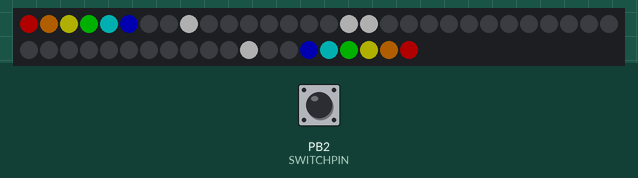
Simulated run of this sketch. Board: ATtiny85, built with avr-gcc and run on an emulated ATtiny85. Parts: 50 RGB LEDs in strip order, left to right, continuing on the next row. The inputs (shaded band) are chosen by the test bench; at power-on: PB2 (SWITCHPIN) HIGH. Dim RGB values are drawn brighter than linear; random numbers use the default seed unless the sketch sets one.

Above: at 1.27 s.
1.3 s: PB2 (SWITCHPIN) pulled LOW for 0.15 s
At 2.1 s:
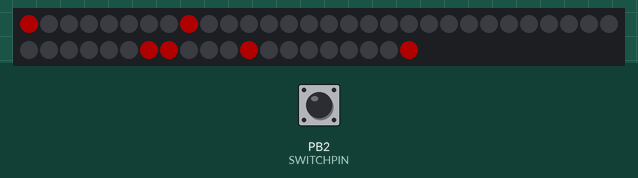
3.0 s: PB2 (SWITCHPIN) pulled LOW for 3.2 s
At 3.13 s:
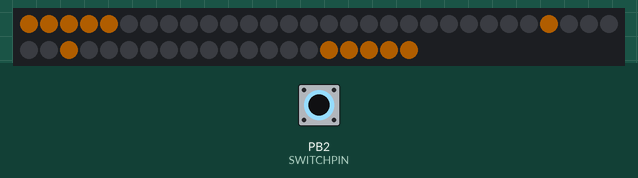
7.7 s: PB2 (SWITCHPIN) pulled LOW for 0.15 s
9.5 s: PB2 (SWITCHPIN) pulled LOW for 3.2 s
At 10.86 s:
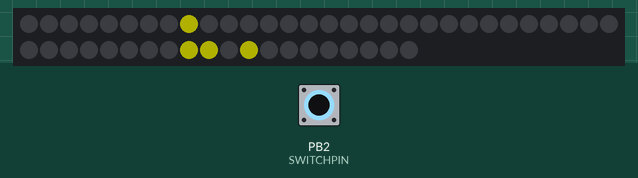

The sketch:

trinket-rainbow-ear.ino
```cpp
// Low power NeoPixel goggles example.  Makes a nice blinky display
// with just a few LEDs on at any time.

#include <Adafruit_NeoPixel.h>
#ifdef __AVR_ATtiny85__ // Trinket, Gemma, etc.
#include <avr/power.h>
#endif

#define LIGHTPIN 4
#define SWITCHPIN 2

Adafruit_NeoPixel pixels = Adafruit_NeoPixel(50, LIGHTPIN);

// colors to be reused
uint32_t colorRed = 0xFF0000;     //red
uint32_t colorOrange = 0xFF8800;
uint32_t colorYellow = 0xFFFF00;
uint32_t colorGreen = 0x00FF00;
uint32_t colorTeal = 0x00FFFF;
uint32_t colorBlue = 0x0000FF;
uint32_t colorIndigo = 0x8800FF;
uint32_t colorViolet = 0xFF00FF;
uint32_t colorWhite = 0xFFFFFF;

uint32_t colorArray[] = {colorRed, colorOrange, colorYellow, colorGreen, colorTeal, colorBlue, colorIndigo, colorViolet};

uint32_t nowColor = colorRed;
uint8_t  mode   = 8, // Current animation effect
         offset = 0, // Position of spinny eyes
         offsetEar = 0;  // Position of zippy ears

// element pin arrays
int leftEar[] = {0, 1, 2, 3, 4, 5, 6, 7};
int leftNub = 8;
int leftEye[] = {14, 15, 16, 17, 18, 19, 20, 21, 22, 23, 24, 9, 10, 11, 12, 13};
int rightEye[] = {36, 35, 34, 33, 32, 31, 30, 29, 28, 27, 26, 25, 40, 39, 38, 37};
int rightNub = 41;
int rightEar[] = {49, 48, 47, 46, 45, 44, 43, 42};
int figureEight[] = {leftEye[15], leftEye[14], leftEye[13], leftEye[12], leftEye[11], leftEye[10], leftEye[9], leftEye[8], rightEye[7], rightEye[6], rightEye[5], rightEye[4], rightEye[3], rightEye[2], rightEye[1], rightEye[0], rightEye[15], rightEye[14], rightEye[13], rightEye[12], rightEye[11], rightEye[10], rightEye[9], rightEye[8], leftEye[7], leftEye[6], leftEye[5], leftEye[4], leftEye[3], leftEye[2], leftEye[1], leftEye[0]};

// debouncing variables
#define switchGoStart 5
int switchGo = switchGoStart;

void setup() {
#ifdef __AVR_ATtiny85__ // Trinket, Gemma, etc.
  if (F_CPU == 16000000) clock_prescale_set(clock_div_1);
#endif
  pixels.begin();
  pixels.setBrightness(55); // 1/3 brightness
  pinMode(SWITCHPIN, INPUT_PULLUP);
}

void loop() {
  uint8_t  i;
  uint32_t t;

  switch (mode) {
    case 0:
      eightLoop(colorArray[0]);
      daftPulse();
      nubBlink(colorArray[0]);
      break;
    case 1:
      eightSparkle(colorArray[1]);
      samePulse(colorArray[1]);
      nubBlink(colorArray[1]);
      break;
    case 2:
      eightLoop(colorArray[2]);
      daftPulse();
      nubBlink(colorArray[2]);
      break;
    case 3:
      eightSparkle(colorArray[3]);
      samePulse(colorArray[3]);
      nubBlink(colorArray[3]);
      break;
    case 4:
      eightLoop(colorArray[4]);
      daftPulse();
      nubBlink(colorArray[4]);
      break;
    case 5:
      eightSparkle(colorArray[5]);
      samePulse(colorArray[5]);
      nubBlink(colorArray[5]);
      break;
    case 6:
      eightLoop(colorArray[6]);
      daftPulse();
      nubBlink(colorArray[6]);
      break;
    case 7:
      eightSparkle(colorArray[7]);
      samePulse(colorArray[7]);
      nubBlink(colorArray[7]);
      break;
    case 8:
      eightLoop(colorWhite);
      daftPulse();
      nubBlink(colorWhite);
      break;
  }

  pixels.show();
  delay(80);

  if (switchGo != 0) {
    switchGo--;
  }

  // TODO: Debounce switch button
  if (! digitalRead(SWITCHPIN)) {    // Every 8 seconds...
    if (switchGo <= 0) {
      mode++;                        // Next mode
      if (mode > 8) {                // End of modes?
        mode = 0;                    // Start modes over
      }
      for (i = 0; i < 50; i++) pixels.setPixelColor(i, 0);
      switchGo = switchGoStart;
    }
  }
}

void daftPulse() {
  uint8_t j;
  int bounceValue = bounceNum(offsetEar, 8);

  for (j = 0; j < 8; j++) {
    if (bounceValue > j) {
      pixels.setPixelColor(leftEar[j], colorArray[j]);  //left ear
      pixels.setPixelColor(rightEar[j], colorArray[j]); // right ear
    } else {
      pixels.setPixelColor(leftEar[j], 0);  //left ear
      pixels.setPixelColor(rightEar[j], 0); // right ear
    }
  }

  offsetEar++;
  if (offsetEar == 16) offset = 0;
}

void samePulse(uint32_t sentColor) {
  uint8_t j;
  int bounceValue = bounceNum(offsetEar, 8);

  for (j = 0; j < 8; j++) {
    if (bounceValue > j) {
      pixels.setPixelColor(leftEar[j], sentColor);  //left ear
      pixels.setPixelColor(rightEar[j], sentColor); // right ear
    } else {
      pixels.setPixelColor(leftEar[j], 0);  //left ear
      pixels.setPixelColor(rightEar[j], 0); // right ear
    }
  }

  offsetEar++;
  if (offsetEar == 16) offset = 0;
}

int bounceNum(int n, int max)
{
  return abs(((n % (max * 2)) - max) * (1 - (((n / (max * 2)) % 2) * 2)));
}

void nubBlink(uint32_t sentColor) {
  if (offset > 15) {
    pixels.setPixelColor( leftNub, sentColor);
    pixels.setPixelColor( rightNub, sentColor);
  } else {
    pixels.setPixelColor( leftNub, 0);
    pixels.setPixelColor( rightNub, 0);
  }

  offset++;
  if (offset == 30) offset = 0;
}

void eightLoop(uint32_t sentColor) {
  uint8_t  i;
  // Spin the lenses
  for (i = 0; i < 32; i++) {
    uint32_t c = 0;
    if (i == (offset % 31) || i == ((offset % 31) + 1)) {
      c = sentColor; // 4 pixels on...
    }
    pixels.setPixelColor(figureEight[i], c); // both eyes in a figure 8
  }
  offset++;
  if (offset == 32) offset = 0;
}

void eightSparkle(uint32_t sentColor) {
  uint8_t  i;
  // Spin the lenses
  for (i = 0; i < 32; i++) {
    uint32_t c = 0;
    uint8_t randNumber = random(0, 31);
    if (i == (offset % 31) || i == ((offset % 31) + 1)) {
      c = sentColor; // 4 pixels on...
    }
    pixels.setPixelColor(figureEight[randNumber], c); // both eyes in a figure 8
  }
  offset++;
  if (offset == 32) offset = 0;
}
```
